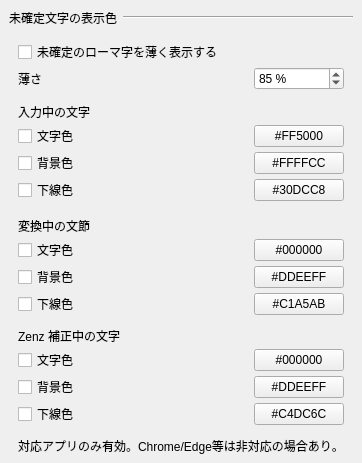
              <widget class="QWidget" name="preeditDisplayColorGroupBox">
               <layout class="QVBoxLayout" name="preeditDisplayColorLayout">
                <property name="spacing">
                 <number>0</number>
                </property>
                <property name="leftMargin">
                 <number>0</number>
                </property>
                <property name="topMargin">
                 <number>0</number>
                </property>
                <property name="rightMargin">
                 <number>0</number>
                </property>
                <property name="bottomMargin">
                 <number>0</number>
                </property>
                <item>
                 <widget class="QFrame" name="preeditDisplayColorHeader">
                  <property name="frameShape">
                   <enum>QFrame::Shape::NoFrame</enum>
                  </property>
                  <layout class="QHBoxLayout" name="horizontalLayout_preeditDisplayColor">
                   <property name="leftMargin">
                    <number>9</number>
                   </property>
                   <property name="topMargin">
                    <number>9</number>
                   </property>
                   <property name="rightMargin">
                    <number>9</number>
                   </property>
                   <property name="bottomMargin">
                    <number>9</number>
                   </property>
                   <property name="spacing">
                    <number>6</number>
                   </property>
                   <item>
                    <widget class="QLabel" name="preeditDisplayColorSectionLabel">
                     <property name="text">
                      <string>未確定文字の表示色</string>
                     </property>
                    </widget>
                   </item>
                   <item>
                    <widget class="Line" name="preeditDisplayColorSectionLine">
                     <property name="sizePolicy">
                      <sizepolicy hsizetype="MinimumExpanding" vsizetype="Fixed">
                       <horstretch>0</horstretch>
                       <verstretch>0</verstretch>
                      </sizepolicy>
                     </property>
                     <property name="orientation">
                      <enum>Qt::Orientation::Horizontal</enum>
                     </property>
                    </widget>
                   </item>
                  </layout>
                 </widget>
                </item>
                <item>
                 <widget class="QFrame" name="preeditDisplayColorBody">
                  <property name="frameShape">
                   <enum>QFrame::Shape::NoFrame</enum>
                  </property>
                  <layout class="QGridLayout" name="preeditDisplayColorGridLayout">
                   <property name="verticalSpacing">
                    <number>3</number>
                   </property>
                   <property name="horizontalSpacing">
                    <number>8</number>
                   </property>
                   <property name="leftMargin">
                    <number>18</number>
                   </property>
                   <property name="topMargin">
                    <number>4</number>
                   </property>
                   <property name="rightMargin">
                    <number>18</number>
                   </property>
                   <property name="bottomMargin">
                    <number>8</number>
                   </property>
                   <item row="0" column="0" colspan="3">
                    <widget class="QCheckBox" name="dimPendingRomanInputCheckBox">
                     <property name="text">
                      <string>未確定のローマ字を薄く表示する</string>
                     </property>
                     <property name="toolTip">
                      <string>ローマ字入力で変換規則の途中にある末尾の文字だけを薄く表示します。入力文字列や確定結果は変更しません。薄さは下の設定で調整できます。</string>
                     </property>
                    </widget>
                   </item>
                   <item row="1" column="0" colspan="2">
                    <widget class="QLabel" name="pendingRomanDimnessLabel">
                     <property name="text">
                      <string>薄さ</string>
                     </property>
                     <property name="toolTip">
                      <string>値を大きくすると未確定のローマ字が背景色に近づき、より薄く見えます。0% は高いコントラスト、100% は背景色と同じになり見えなくなります。背景色を安全に取得できないアプリではシステム標準の薄い表示を使います。</string>
                     </property>
                    </widget>
                   </item>
                   <item row="1" column="2">
                    <widget class="QSpinBox" name="pendingRomanDimnessSpinBox">
                     <property name="toolTip">
                      <string>値を大きくすると未確定のローマ字が背景色に近づき、より薄く見えます。0% は高いコントラスト、100% は背景色と同じになり見えなくなります。背景色を安全に取得できないアプリではシステム標準の薄い表示を使います。</string>
                     </property>
                     <property name="minimum">
                      <number>0</number>
                     </property>
                     <property name="maximum">
                      <number>100</number>
                     </property>
                     <property name="singleStep">
                      <number>1</number>
                     </property>
                     <property name="value">
                      <number>85</number>
                     </property>
                     <property name="suffix">
                      <string> %</string>
                     </property>
                    </widget>
                   </item>
                   <item row="2" column="0" colspan="3">
                    <spacer name="verticalSpacer_pendingRomanDisplay">
                     <property name="orientation">
                      <enum>Qt::Orientation::Vertical</enum>
                     </property>
                     <property name="sizeType">
                      <enum>QSizePolicy::Policy::Fixed</enum>
                     </property>
                     <property name="sizeHint" stdset="0">
                      <size>
                       <width>20</width>
                       <height>10</height>
                      </size>
                     </property>
                    </spacer>
                   </item>
                   <item row="3" column="0" colspan="3">
                    <widget class="QLabel" name="inputPreeditColorLabel">
                     <property name="text">
                      <string>入力中の文字</string>
                     </property>
                    </widget>
                   </item>
                   <item row="4" column="0" colspan="2">
                    <widget class="QCheckBox" name="inputPreeditTextColorCheckBox">
                     <property name="text">
                      <string>文字色</string>
                     </property>
                    </widget>
                   </item>
                   <item row="4" column="2">
                    <widget class="QPushButton" name="inputPreeditTextColorButton">
                     <property name="minimumSize">
                      <size>
                       <width>80</width>
                       <height>0</height>
                      </size>
                     </property>
                     <property name="maximumSize">
                      <size>
                       <width>90</width>
                       <height>16777215</height>
                      </size>
                     </property>
                     <property name="text">
                      <string>#FF5000</string>
                     </property>
                    </widget>
                   </item>
                   <item row="5" column="0" colspan="2">
                    <widget class="QCheckBox" name="inputPreeditBackgroundColorCheckBox">
                     <property name="text">
                      <string>背景色</string>
                     </property>
                    </widget>
                   </item>
                   <item row="5" column="2">
                    <widget class="QPushButton" name="inputPreeditBackgroundColorButton">
                     <property name="minimumSize">
                      <size>
                       <width>80</width>
                       <height>0</height>
                      </size>
                     </property>
                     <property name="maximumSize">
                      <size>
                       <width>90</width>
                       <height>16777215</height>
                      </size>
                     </property>
                     <property name="text">
                      <string>#FFFFCC</string>
                     </property>
                    </widget>
                   </item>
                   <item row="6" column="0" colspan="2">
                    <widget class="QCheckBox" name="inputPreeditUnderlineColorCheckBox">
                     <property name="text">
                      <string>下線色</string>
                     </property>
                    </widget>
                   </item>
                   <item row="6" column="2">
                    <widget class="QPushButton" name="inputPreeditUnderlineColorButton">
                     <property name="minimumSize">
                      <size>
                       <width>80</width>
                       <height>0</height>
                      </size>
                     </property>
                     <property name="maximumSize">
                      <size>
                       <width>90</width>
                       <height>16777215</height>
                      </size>
                     </property>
                     <property name="text">
                      <string>#30DCC8</string>
                     </property>
                    </widget>
                   </item>
                   <item row="7" column="0" colspan="3">
                    <spacer name="verticalSpacer_targetPreeditColor">
                     <property name="orientation">
                      <enum>Qt::Orientation::Vertical</enum>
                     </property>
                     <property name="sizeType">
                      <enum>QSizePolicy::Policy::Fixed</enum>
                     </property>
                     <property name="sizeHint" stdset="0">
                      <size>
                       <width>20</width>
                       <height>12</height>
                      </size>
                     </property>
                    </spacer>
                   </item>
                   <item row="8" column="0" colspan="3">
                    <widget class="QLabel" name="targetPreeditColorLabel">
                     <property name="text">
                      <string>変換中の文節</string>
                     </property>
                    </widget>
                   </item>
                   <item row="9" column="0" colspan="2">
                    <widget class="QCheckBox" name="targetPreeditTextColorCheckBox">
                     <property name="text">
                      <string>文字色</string>
                     </property>
                    </widget>
                   </item>
                   <item row="9" column="2">
                    <widget class="QPushButton" name="targetPreeditTextColorButton">
                     <property name="minimumSize">
                      <size>
                       <width>80</width>
                       <height>0</height>
                      </size>
                     </property>
                     <property name="maximumSize">
                      <size>
                       <width>90</width>
                       <height>16777215</height>
                      </size>
                     </property>
                     <property name="text">
                      <string>#000000</string>
                     </property>
                    </widget>
                   </item>
                   <item row="10" column="0" colspan="2">
                    <widget class="QCheckBox" name="targetPreeditBackgroundColorCheckBox">
                     <property name="text">
                      <string>背景色</string>
                     </property>
                    </widget>
                   </item>
                   <item row="10" column="2">
                    <widget class="QPushButton" name="targetPreeditBackgroundColorButton">
                     <property name="minimumSize">
                      <size>
                       <width>80</width>
                       <height>0</height>
                      </size>
                     </property>
                     <property name="maximumSize">
                      <size>
                       <width>90</width>
                       <height>16777215</height>
                      </size>
                     </property>
                     <property name="text">
                      <string>#DDEEFF</string>
                     </property>
                    </widget>
                   </item>
                   <item row="11" column="0" colspan="2">
                    <widget class="QCheckBox" name="targetPreeditUnderlineColorCheckBox">
                     <property name="text">
                      <string>下線色</string>
                     </property>
                    </widget>
                   </item>
                   <item row="11" column="2">
                    <widget class="QPushButton" name="targetPreeditUnderlineColorButton">
                     <property name="minimumSize">
                      <size>
                       <width>80</width>
                       <height>0</height>
                      </size>
                     </property>
                     <property name="maximumSize">
                      <size>
                       <width>90</width>
                       <height>16777215</height>
                      </size>
                     </property>
                     <property name="text">
                      <string>#C1A5AB</string>
                     </property>
                    </widget>
                   </item>
                   <item row="12" column="0" colspan="3">
                    <spacer name="verticalSpacer_preeditDisplayColorNote">
                     <property name="orientation">
                      <enum>Qt::Orientation::Vertical</enum>
                     </property>
                     <property name="sizeType">
                      <enum>QSizePolicy::Policy::Fixed</enum>
                     </property>
                     <property name="sizeHint" stdset="0">
                      <size>
                       <width>20</width>
                       <height>8</height>
                      </size>
                     </property>
                    </spacer>
                   </item>
                   <item row="13" column="0" colspan="3">
                    <widget class="QLabel" name="zenzPreeditColorLabel">
                     <property name="text">
                      <string>Zenz 補正中の文字</string>
                     </property>
                    </widget>
                   </item>
                   <item row="14" column="0" colspan="2">
                    <widget class="QCheckBox" name="zenzPreeditTextColorCheckBox">
                     <property name="text">
                      <string>文字色</string>
                     </property>
                    </widget>
                   </item>
                   <item row="14" column="2">
                    <widget class="QPushButton" name="zenzPreeditTextColorButton">
                     <property name="minimumSize">
                      <size>
                       <width>80</width>
                       <height>0</height>
                      </size>
                     </property>
                     <property name="maximumSize">
                      <size>
                       <width>90</width>
                       <height>16777215</height>
                      </size>
                     </property>
                     <property name="text">
                      <string>#000000</string>
                     </property>
                    </widget>
                   </item>
                   <item row="15" column="0" colspan="2">
                    <widget class="QCheckBox" name="zenzPreeditBackgroundColorCheckBox">
                     <property name="text">
                      <string>背景色</string>
                     </property>
                    </widget>
                   </item>
                   <item row="15" column="2">
                    <widget class="QPushButton" name="zenzPreeditBackgroundColorButton">
                     <property name="minimumSize">
                      <size>
                       <width>80</width>
                       <height>0</height>
                      </size>
                     </property>
                     <property name="maximumSize">
                      <size>
                       <width>90</width>
                       <height>16777215</height>
                      </size>
                     </property>
                     <property name="text">
                      <string>#DDEEFF</string>
                     </property>
                    </widget>
                   </item>
                   <item row="16" column="0" colspan="2">
                    <widget class="QCheckBox" name="zenzPreeditUnderlineColorCheckBox">
                     <property name="text">
                      <string>下線色</string>
                     </property>
                    </widget>
                   </item>
                   <item row="16" column="2">
                    <widget class="QPushButton" name="zenzPreeditUnderlineColorButton">
                     <property name="minimumSize">
                      <size>
                       <width>80</width>
                       <height>0</height>
                      </size>
                     </property>
                     <property name="maximumSize">
                      <size>
                       <width>90</width>
                       <height>16777215</height>
                      </size>
                     </property>
                     <property name="text">
                      <string>#C4DC6C</string>
                     </property>
                    </widget>
                   </item>
                   <item row="17" column="0" colspan="3">
                    <spacer name="verticalSpacer_zenzPreeditDisplayColorNote">
                     <property name="orientation">
                      <enum>Qt::Orientation::Vertical</enum>
                     </property>
                     <property name="sizeType">
                      <enum>QSizePolicy::Policy::Fixed</enum>
                     </property>
                     <property name="sizeHint" stdset="0">
                      <size>
                       <width>20</width>
                       <height>8</height>
                      </size>
                     </property>
                    </spacer>
                   </item>
                   <item row="18" column="0" colspan="3">
                    <widget class="QLabel" name="preeditDisplayColorNoteLabel">
                     <property name="text">
                      <string>対応アプリのみ有効。Chrome/Edge等は非対応の場合あり。</string>
                     </property>
                     <property name="toolTip">
                      <string>この設定は Windows TSF の表示属性を利用します。対応アプリでのみ有効です。Chrome や Edge など、一部のアプリでは反映されない場合があります。</string>
                     </property>
                     <property name="wordWrap">
                      <bool>false</bool>
                     </property>
                    </widget>
                   </item>

                  </layout>
                 </widget>
                </item>
               </layout>
              </widget>
